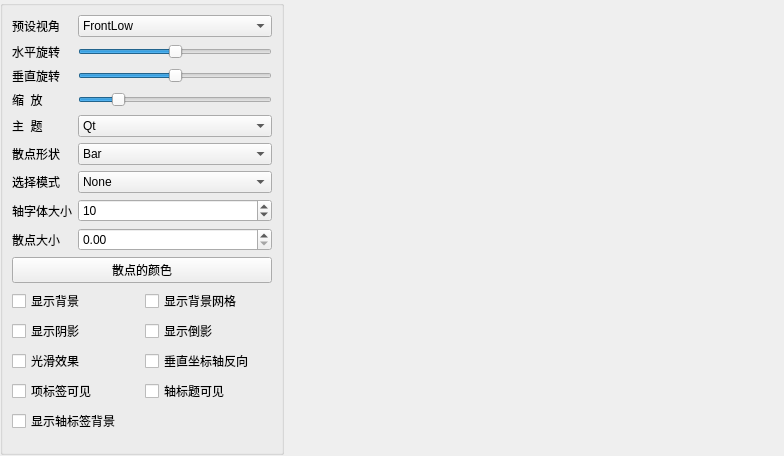
<?xml version="1.0" encoding="UTF-8"?>
<ui version="4.0">
 <class>MainWindow</class>
 <widget class="QMainWindow" name="MainWindow">
  <property name="geometry">
   <rect>
    <x>0</x>
    <y>0</y>
    <width>784</width>
    <height>456</height>
   </rect>
  </property>
  <property name="windowTitle">
   <string>MainWindow</string>
  </property>
  <widget class="QWidget" name="centralwidget">
   <widget class="QGroupBox" name="groupBox">
    <property name="geometry">
     <rect>
      <x>0</x>
      <y>0</y>
      <width>284</width>
      <height>455</height>
     </rect>
    </property>
    <property name="title">
     <string/>
    </property>
    <layout class="QVBoxLayout" name="verticalLayout">
     <item>
      <layout class="QGridLayout" name="gridLayout">
       <item row="0" column="0">
        <widget class="QLabel" name="label_6">
         <property name="text">
          <string>预设视角</string>
         </property>
         <property name="buddy">
          <cstring>comboBox</cstring>
         </property>
        </widget>
       </item>
       <item row="0" column="1">
        <widget class="QComboBox" name="comboBox">
         <item>
          <property name="text">
           <string>FrontLow</string>
          </property>
         </item>
         <item>
          <property name="text">
           <string>Front</string>
          </property>
         </item>
         <item>
          <property name="text">
           <string>FrontHigh</string>
          </property>
         </item>
         <item>
          <property name="text">
           <string>LeftLow</string>
          </property>
         </item>
         <item>
          <property name="text">
           <string>Left</string>
          </property>
         </item>
         <item>
          <property name="text">
           <string>LeftHigh</string>
          </property>
         </item>
         <item>
          <property name="text">
           <string>RightLow</string>
          </property>
         </item>
         <item>
          <property name="text">
           <string>Right</string>
          </property>
         </item>
         <item>
          <property name="text">
           <string>RightHigh</string>
          </property>
         </item>
         <item>
          <property name="text">
           <string>BehindLow</string>
          </property>
         </item>
         <item>
          <property name="text">
           <string>Behind</string>
          </property>
         </item>
         <item>
          <property name="text">
           <string>BehindHigh</string>
          </property>
         </item>
         <item>
          <property name="text">
           <string>IsometricLeft</string>
          </property>
         </item>
         <item>
          <property name="text">
           <string>IsometricLeftHigh</string>
          </property>
         </item>
         <item>
          <property name="text">
           <string>IsometricRight</string>
          </property>
         </item>
         <item>
          <property name="text">
           <string>IsometricRightHigh</string>
          </property>
         </item>
         <item>
          <property name="text">
           <string>DirectlyAbove</string>
          </property>
         </item>
         <item>
          <property name="text">
           <string>DirectlyAboveCW45</string>
          </property>
         </item>
         <item>
          <property name="text">
           <string>DirectlyAboveCCW45</string>
          </property>
         </item>
         <item>
          <property name="text">
           <string>FrontBelow</string>
          </property>
         </item>
         <item>
          <property name="text">
           <string>LeftBelow</string>
          </property>
         </item>
         <item>
          <property name="text">
           <string>RightBelow</string>
          </property>
         </item>
         <item>
          <property name="text">
           <string>BehindBelow</string>
          </property>
         </item>
         <item>
          <property name="text">
           <string>DirectlyBelow</string>
          </property>
         </item>
        </widget>
       </item>
       <item row="1" column="0">
        <widget class="QLabel" name="label_7">
         <property name="text">
          <string>水平旋转</string>
         </property>
         <property name="buddy">
          <cstring>sliderH</cstring>
         </property>
        </widget>
       </item>
       <item row="1" column="1">
        <widget class="QSlider" name="sliderH">
         <property name="minimum">
          <number>-180</number>
         </property>
         <property name="maximum">
          <number>180</number>
         </property>
         <property name="orientation">
          <enum>Qt::Horizontal</enum>
         </property>
        </widget>
       </item>
       <item row="2" column="0">
        <widget class="QLabel" name="label_8">
         <property name="text">
          <string>垂直旋转</string>
         </property>
         <property name="buddy">
          <cstring>sliderV</cstring>
         </property>
        </widget>
       </item>
       <item row="2" column="1">
        <widget class="QSlider" name="sliderV">
         <property name="minimum">
          <number>-180</number>
         </property>
         <property name="maximum">
          <number>180</number>
         </property>
         <property name="orientation">
          <enum>Qt::Horizontal</enum>
         </property>
        </widget>
       </item>
       <item row="3" column="0">
        <widget class="QLabel" name="label_9">
         <property name="text">
          <string>缩  放</string>
         </property>
         <property name="buddy">
          <cstring>sliderZoom</cstring>
         </property>
        </widget>
       </item>
       <item row="3" column="1">
        <widget class="QSlider" name="sliderZoom">
         <property name="minimum">
          <number>10</number>
         </property>
         <property name="maximum">
          <number>500</number>
         </property>
         <property name="value">
          <number>100</number>
         </property>
         <property name="orientation">
          <enum>Qt::Horizontal</enum>
         </property>
        </widget>
       </item>
       <item row="4" column="0">
        <widget class="QLabel" name="label">
         <property name="text">
          <string>主  题</string>
         </property>
         <property name="buddy">
          <cstring>cBoxTheme</cstring>
         </property>
        </widget>
       </item>
       <item row="4" column="1">
        <widget class="QComboBox" name="cBoxTheme">
         <item>
          <property name="text">
           <string>Qt</string>
          </property>
         </item>
         <item>
          <property name="text">
           <string>Primary Colors</string>
          </property>
         </item>
         <item>
          <property name="text">
           <string>Digia</string>
          </property>
         </item>
         <item>
          <property name="text">
           <string>StoneMoss</string>
          </property>
         </item>
         <item>
          <property name="text">
           <string>ArmyBlue</string>
          </property>
         </item>
         <item>
          <property name="text">
           <string>Retro</string>
          </property>
         </item>
         <item>
          <property name="text">
           <string>Ebony</string>
          </property>
         </item>
         <item>
          <property name="text">
           <string>Isabelle</string>
          </property>
         </item>
        </widget>
       </item>
       <item row="5" column="0">
        <widget class="QLabel" name="label_2">
         <property name="text">
          <string>散点形状</string>
         </property>
         <property name="buddy">
          <cstring>cBoxBarStyle</cstring>
         </property>
        </widget>
       </item>
       <item row="5" column="1">
        <widget class="QComboBox" name="cBoxBarStyle">
         <item>
          <property name="text">
           <string>Bar</string>
          </property>
         </item>
         <item>
          <property name="text">
           <string>Cube</string>
          </property>
         </item>
         <item>
          <property name="text">
           <string>Pyramid</string>
          </property>
         </item>
         <item>
          <property name="text">
           <string>Cone</string>
          </property>
         </item>
         <item>
          <property name="text">
           <string>Cylinder</string>
          </property>
         </item>
         <item>
          <property name="text">
           <string>BevelBar</string>
          </property>
         </item>
         <item>
          <property name="text">
           <string>BevelCube</string>
          </property>
         </item>
         <item>
          <property name="text">
           <string>Sphere</string>
          </property>
         </item>
         <item>
          <property name="text">
           <string>Minimal</string>
          </property>
         </item>
         <item>
          <property name="text">
           <string>Arrow</string>
          </property>
         </item>
         <item>
          <property name="text">
           <string>Point</string>
          </property>
         </item>
        </widget>
       </item>
       <item row="6" column="0">
        <widget class="QLabel" name="label_3">
         <property name="text">
          <string>选择模式</string>
         </property>
         <property name="buddy">
          <cstring>cBoxSelectionMode</cstring>
         </property>
        </widget>
       </item>
       <item row="6" column="1">
        <widget class="QComboBox" name="cBoxSelectionMode">
         <item>
          <property name="text">
           <string>None</string>
          </property>
         </item>
         <item>
          <property name="text">
           <string>Item</string>
          </property>
         </item>
         <item>
          <property name="text">
           <string>Row</string>
          </property>
         </item>
         <item>
          <property name="text">
           <string>Item And Row</string>
          </property>
         </item>
         <item>
          <property name="text">
           <string>Column</string>
          </property>
         </item>
         <item>
          <property name="text">
           <string>Item And Column</string>
          </property>
         </item>
         <item>
          <property name="text">
           <string>Row And Column</string>
          </property>
         </item>
         <item>
          <property name="text">
           <string>Item Row And Column</string>
          </property>
         </item>
         <item>
          <property name="text">
           <string>Slice</string>
          </property>
         </item>
        </widget>
       </item>
       <item row="7" column="0">
        <widget class="QLabel" name="label_4">
         <property name="text">
          <string>轴字体大小</string>
         </property>
         <property name="buddy">
          <cstring>spinFontSize</cstring>
         </property>
        </widget>
       </item>
       <item row="7" column="1">
        <widget class="QSpinBox" name="spinFontSize">
         <property name="minimum">
          <number>5</number>
         </property>
         <property name="value">
          <number>10</number>
         </property>
        </widget>
       </item>
       <item row="8" column="0">
        <widget class="QLabel" name="label_5">
         <property name="text">
          <string>散点大小</string>
         </property>
         <property name="buddy">
          <cstring>spinItemSize</cstring>
         </property>
        </widget>
       </item>
       <item row="8" column="1">
        <widget class="QDoubleSpinBox" name="spinItemSize">
         <property name="maximum">
          <double>1.000000000000000</double>
         </property>
         <property name="singleStep">
          <double>0.020000000000000</double>
         </property>
        </widget>
       </item>
      </layout>
     </item>
     <item>
      <widget class="QPushButton" name="btnBarColor">
       <property name="text">
        <string>散点的颜色</string>
       </property>
      </widget>
     </item>
     <item>
      <layout class="QGridLayout" name="gridLayout_2">
       <item row="0" column="0">
        <widget class="QCheckBox" name="chkBoxBackground">
         <property name="text">
          <string>显示背景</string>
         </property>
        </widget>
       </item>
       <item row="0" column="1">
        <widget class="QCheckBox" name="chkBoxGrid">
         <property name="text">
          <string>显示背景网格</string>
         </property>
        </widget>
       </item>
       <item row="1" column="0">
        <widget class="QCheckBox" name="chkBoxShadow">
         <property name="text">
          <string>显示阴影</string>
         </property>
        </widget>
       </item>
       <item row="1" column="1">
        <widget class="QCheckBox" name="chkBoxReflection">
         <property name="text">
          <string>显示倒影</string>
         </property>
        </widget>
       </item>
       <item row="2" column="0">
        <widget class="QCheckBox" name="chkBoxSmooth">
         <property name="text">
          <string>光滑效果</string>
         </property>
        </widget>
       </item>
       <item row="2" column="1">
        <widget class="QCheckBox" name="chkBoxReverse">
         <property name="text">
          <string>垂直坐标轴反向</string>
         </property>
        </widget>
       </item>
       <item row="3" column="0">
        <widget class="QCheckBox" name="chkBoxItemLabel">
         <property name="text">
          <string>项标签可见</string>
         </property>
        </widget>
       </item>
       <item row="3" column="1">
        <widget class="QCheckBox" name="chkBoxAxisTitle">
         <property name="text">
          <string>轴标题可见</string>
         </property>
        </widget>
       </item>
       <item row="4" column="0">
        <widget class="QCheckBox" name="chkBoxAxisBackground">
         <property name="text">
          <string>显示轴标签背景</string>
         </property>
        </widget>
       </item>
      </layout>
     </item>
     <item>
      <spacer name="verticalSpacer">
       <property name="orientation">
        <enum>Qt::Vertical</enum>
       </property>
       <property name="sizeHint" stdset="0">
        <size>
         <width>20</width>
         <height>40</height>
        </size>
       </property>
      </spacer>
     </item>
    </layout>
   </widget>
  </widget>
 </widget>
 <resources/>
 <connections/>
</ui>
